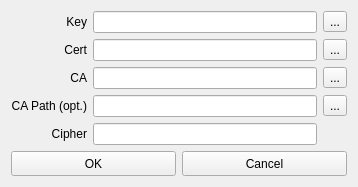
<?xml version="1.0" encoding="UTF-8"?>
<ui version="4.0">
 <class>SSLOptionsDialog</class>
 <widget class="QWidget" name="SSLOptionsDialog">
  <property name="geometry">
   <rect>
    <x>0</x>
    <y>0</y>
    <width>358</width>
    <height>175</height>
   </rect>
  </property>
  <property name="windowTitle">
   <string>Form</string>
  </property>
  <layout class="QGridLayout" name="gridLayout">
   <item row="2" column="0">
    <widget class="QLabel" name="labelSSLCert">
     <property name="text">
      <string>Cert</string>
     </property>
     <property name="alignment">
      <set>Qt::AlignRight|Qt::AlignTrailing|Qt::AlignVCenter</set>
     </property>
    </widget>
   </item>
   <item row="5" column="1">
    <widget class="QLineEdit" name="lineEditSSLCA"/>
   </item>
   <item row="9" column="0">
    <widget class="QLabel" name="labelSSLCipher">
     <property name="text">
      <string>Cipher</string>
     </property>
     <property name="alignment">
      <set>Qt::AlignRight|Qt::AlignTrailing|Qt::AlignVCenter</set>
     </property>
    </widget>
   </item>
   <item row="7" column="1">
    <widget class="QLineEdit" name="lineEditSSLCAPath"/>
   </item>
   <item row="7" column="0">
    <widget class="QLabel" name="labelSSLCAPath">
     <property name="text">
      <string>CA Path (opt.)</string>
     </property>
     <property name="alignment">
      <set>Qt::AlignRight|Qt::AlignTrailing|Qt::AlignVCenter</set>
     </property>
    </widget>
   </item>
   <item row="0" column="1">
    <widget class="QLineEdit" name="lineEditSSLKey"/>
   </item>
   <item row="0" column="0">
    <widget class="QLabel" name="labelSSLKey">
     <property name="text">
      <string>Key</string>
     </property>
     <property name="alignment">
      <set>Qt::AlignRight|Qt::AlignTrailing|Qt::AlignVCenter</set>
     </property>
    </widget>
   </item>
   <item row="2" column="2">
    <widget class="QToolButton" name="toolButtonSSLCert">
     <property name="text">
      <string>...</string>
     </property>
    </widget>
   </item>
   <item row="5" column="0">
    <widget class="QLabel" name="labelSSLCA">
     <property name="text">
      <string>CA</string>
     </property>
     <property name="alignment">
      <set>Qt::AlignRight|Qt::AlignTrailing|Qt::AlignVCenter</set>
     </property>
    </widget>
   </item>
   <item row="0" column="2">
    <widget class="QToolButton" name="toolButtonSSLKey">
     <property name="text">
      <string>...</string>
     </property>
    </widget>
   </item>
   <item row="9" column="1">
    <widget class="QLineEdit" name="lineEditSSLCipher"/>
   </item>
   <item row="2" column="1">
    <widget class="QLineEdit" name="lineEditSSLCert"/>
   </item>
   <item row="5" column="2">
    <widget class="QToolButton" name="toolButtonSSLCA">
     <property name="text">
      <string>...</string>
     </property>
    </widget>
   </item>
   <item row="7" column="2">
    <widget class="QToolButton" name="toolButtonSSLCAPath">
     <property name="text">
      <string>...</string>
     </property>
    </widget>
   </item>
   <item row="10" column="0" colspan="3">
    <layout class="QHBoxLayout" name="horizontalLayout">
     <item>
      <widget class="QPushButton" name="pushButtonOK">
       <property name="minimumSize">
        <size>
         <width>0</width>
         <height>25</height>
        </size>
       </property>
       <property name="text">
        <string>OK</string>
       </property>
      </widget>
     </item>
     <item>
      <widget class="QPushButton" name="pushButtonCancel">
       <property name="minimumSize">
        <size>
         <width>0</width>
         <height>25</height>
        </size>
       </property>
       <property name="text">
        <string>Cancel</string>
       </property>
      </widget>
     </item>
    </layout>
   </item>
  </layout>
 </widget>
 <tabstops>
  <tabstop>lineEditSSLKey</tabstop>
  <tabstop>toolButtonSSLKey</tabstop>
  <tabstop>lineEditSSLCert</tabstop>
  <tabstop>toolButtonSSLCert</tabstop>
  <tabstop>lineEditSSLCA</tabstop>
  <tabstop>toolButtonSSLCA</tabstop>
  <tabstop>lineEditSSLCAPath</tabstop>
  <tabstop>toolButtonSSLCAPath</tabstop>
  <tabstop>lineEditSSLCipher</tabstop>
  <tabstop>pushButtonOK</tabstop>
  <tabstop>pushButtonCancel</tabstop>
 </tabstops>
 <resources/>
 <connections>
  <connection>
   <sender>pushButtonCancel</sender>
   <signal>clicked()</signal>
   <receiver>SSLOptionsDialog</receiver>
   <slot>cancel()</slot>
   <hints>
    <hint type="sourcelabel">
     <x>318</x>
     <y>155</y>
    </hint>
    <hint type="destinationlabel">
     <x>355</x>
     <y>150</y>
    </hint>
   </hints>
  </connection>
  <connection>
   <sender>pushButtonOK</sender>
   <signal>clicked()</signal>
   <receiver>SSLOptionsDialog</receiver>
   <slot>ok()</slot>
   <hints>
    <hint type="sourcelabel">
     <x>31</x>
     <y>152</y>
    </hint>
    <hint type="destinationlabel">
     <x>5</x>
     <y>150</y>
    </hint>
   </hints>
  </connection>
 </connections>
 <slots>
  <slot>cancel()</slot>
  <slot>ok()</slot>
 </slots>
</ui>
